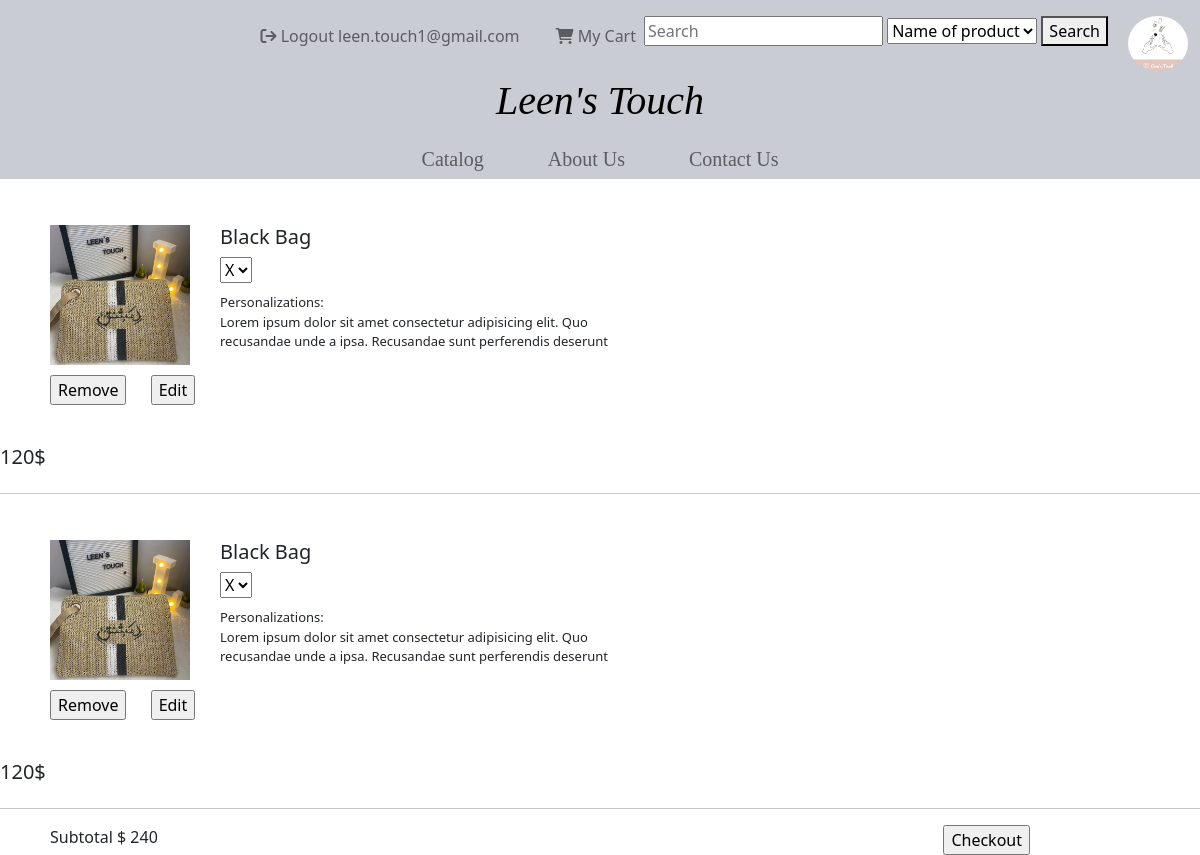
The page /Catalog/viewCart (signed in) on the database as committed earlier.
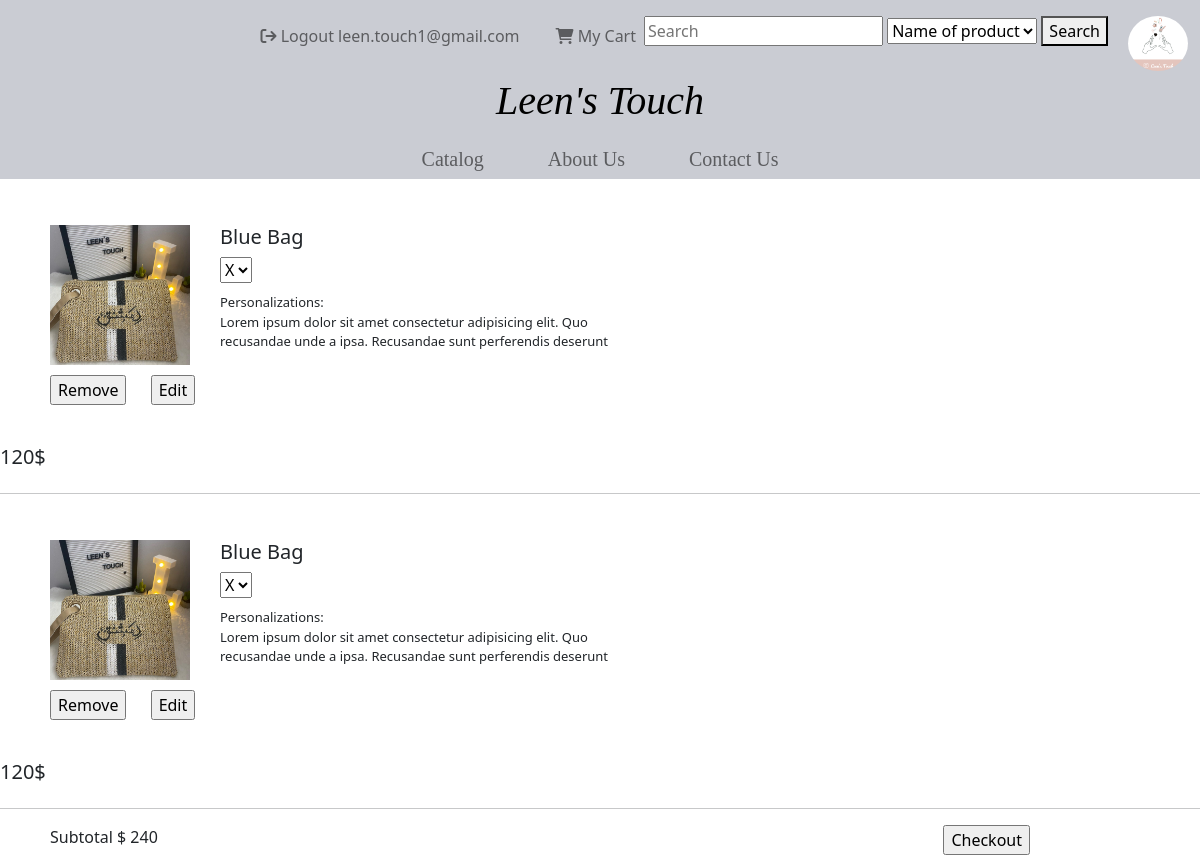
The same page on the database as committed later.
### tables this page shows
CREATE TABLE `products` (
  `upc` int(13) NOT NULL,
  `product_name` varchar(50) NOT NULL,
  `product_type` varchar(25) NOT NULL,
  `description` varchar(500) NOT NULL,
  `price` double NOT NULL,
  `image` varchar(100) NOT NULL,
  `colour` varchar(15) NOT NULL,
  `quantity` int(2) NOT NULL,
  `fulfill_time` int(2) NOT NULL
);

### app/controllers/Catalog.php (called while the page is built, shortened)
<?php
class Catalog extends Controller
{
    public function __construct()
    {
        $this->productModel = $this->model('productModel');
    }
    public function viewCart()
    {
        $products = array();
        $cart = $this->productModel->getCart();
        $data = [
            "cart" => $cart
        ];
        foreach ($data['cart'] as $item) {
            $products[] = $this->productModel->getProduct($item->upc);
        }
        $images = array();
        $names = array();
        foreach ($products as $p) {
            $images[] = $p->image;
            $names[] = $p->product_name;
        }
        $array = json_decode(json_encode($data), true);
        $newarray = array();
        $count = 0;
        foreach ($array['cart'] as $item) {
            $item['image'] = $images[$count];
            $item['name'] = $names[$count];
            $newarray[] = $item;
            $count++;
        }
        $this->view('Catalog/viewCart',$newarray);
    }
}
?>

### app/core/app.php (called while the page is built, shortened)
<?php
    class App{
        protected $currentMethod = 'index';
        public function __construct()
        {
            $url = $this->parseURL();
            if(file_exists('../app/controllers/'.$url[0].'.php')){
                unset($url[0]);
            }
            $this->currentController = new $this->currentController;
            if(isset($url[1])){
                if(method_exists($this->currentController, $url[1])){
                    $this->currentMethod = $url[1];
                    unset($url[1]);
                }
            }
            $this->params = $url ? array_values($url) : [];
            call_user_func_array([$this->currentController, $this->currentMethod], $this->params);
        }
        public function parseURL(){
            if(isset($_GET['url'])){
                $url = rtrim($_GET['url'], '/');
                $url = filter_var($url, FILTER_SANITIZE_URL);
                $url = explode('/',$url);
                return $url;
            }
        }
    }

### public/index.php (called while the page is built, shortened)
<?php
    $init = new App;
?>

### app/core/helper.php (called while the page is built, shortened)
<?php
    function isLoggedIn(){
      if(isset($_SESSION['user_id'])){
        return true;
      } else {
        return false;
      }
    }
?>

### app/core/Model.php (called while the page is built, shortened)
<?php
class Model
{
    private $host = DB_HOST;
    private $user = DB_USER;
    private $pass = DB_PASS;
    private $dbname = DB_NAME;
    private $dbh;
    private $stmt;
    public function __construct()
    {
        $dsn = 'mysql:host=' . $this->host . ';dbname=' . $this->dbname;
        $options = array(
            PDO::ATTR_PERSISTENT => true,
            PDO::ATTR_ERRMODE => PDO::ERRMODE_EXCEPTION
        );
        try {
            $this->dbh = new PDO($dsn, $this->user, $this->pass, $options);
        } catch (PDOException $e) {
            $this->error = $e->getMessage();
            echo $this->error;
        }
    }
    public function query($sql)
    {
        $this->stmt = $this->dbh->prepare($sql);
    }
    public function bind($param, $value, $type = null)
    {
        if (is_null($type)) {
            switch (true) {
                default:
                    $type = PDO::PARAM_STR;
            }
        }
        $this->stmt->bindValue($param, $value, $type);
    }
    public function execute()
    {
        return $this->stmt->execute();
    }
    public function getResultSet(){
        $this->execute();
        return $this->stmt->fetchAll(PDO::FETCH_OBJ);
    }
    public function getSingle(){
        $this->execute();
        return $this->stmt->fetch(PDO::FETCH_OBJ);
    }
}

### app/models/productModel.php (called while the page is built, shortened)
<?php
    class productModel{
        public function __construct(){
            $this->db = new Model;
        }
        public function getProduct($product_id){
            $this->db->query("SELECT * FROM products WHERE upc = :product_id");
            $this->db->bind(':product_id',$product_id);
            return $this->db->getSingle();
        }
        public function getCart(){
            $this->db->query("SELECT * FROM cart");
            return $this->db->getResultSet();
        }
    }
?>

### app/views/Catalog/viewCart.php (the view, shortened to what this page needs)
<?php require APPROOT . '/views/includes/header.php'; ?>
<?php foreach ($data as $item){ ?>
    <form action="cart" method="post">
        <div class="item">
            <div class="row">
                <div class="column-1">
                    <div class="image">
                        <img src="<?= URLROOT.$item['image'] ?>" alt="image" width="140" height="140">
                        <div class="buttons" style="margin-top: 10px; margin-bottom: 10px;">
                            <input type="submit" value="Remove" name="remove" style="margin-right: 20px;">
                            <input type="submit" value="Edit" name="edit">
                        </div>
                    </div>
                </div>
                <div class="column-2">
                    <h5><?= $item['name']?></h5>
                    <select name="quantity" id="quantity">
                        <option value="x">X</option>
                    </select>
                    <p style="margin-top: 10px; font-size: 13px; width: 50%;">
                        Personalizations: <br>
                        Lorem ipsum dolor sit amet consectetur adipisicing elit. Quo
                        recusandae unde a ipsa. Recusandae sunt perferendis deserunt
                    </p>
                </div>
                <div class="column-3">
                    <h5><?= $item['total_price'] ?>$</h5>
                </div>
            </div>
        </div>
    </form>
    <hr>
<?php } ?>
<div class="checkout">
    <span class="text">Subtotal</span>
    <span class="price">&dollar;
        <?php
            $price = 0;
            foreach ($data as $item) {
                $price += $item['total_price'];
            }
            echo $price;
        ?>
    </span>
    <input style="float: right; margin-right: 170px;" type="submit" value="Checkout" name="checkout">
</div>
<?php require APPROOT . '/views/includes/footer.php'; ?>

### app/core/Controller.php (shortened to what this page needs)
<?php
    class Controller{
        public function view($name, $data = []){
            if(file_exists('../app/views/'.$name.'.php')){
                require_once('../app/views/'.$name.'.php');
            }
            else{
                echo '../app/views/'.$name.'.php does not exists';
            }
        }
        public function model($modelName){
            return new $modelName;
        }
    }
?>

### app/views/includes/header.php (shortened to what this page needs)
<html lang="en">
<head>
  <link rel="stylesheet" href="<?php echo URLROOT; ?>/css/style.css">
  <link href="https://cdn.jsdelivr.net/npm/bootstrap@5.1.3/dist/css/bootstrap.min.css" rel="stylesheet">
  <link rel="stylesheet" href="https://cdnjs.cloudflare.com/ajax/libs/font-awesome/6.0.0/css/all.min.css" />
</head>
<body>
<div class="container-fluid ps-0 pe-0" >
<nav class="navbar navbar-expand-sm navbar-light bg-secondary pt-3 pb-0 " style="padding: 0px;background-color:#b2b4bfad!important; ">
  <div class="container-fluid " >
    <div class="collapse navbar-collapse" id="mynavbar">
      <ul class="nav navbar-nav navbar-right">
        <?php
          if (isLoggedIn()) {
            echo '<li style="margin-left:20px" class="nav-item"><a class="nav-link" href="/LeensTouch/Login/logout"><i class="fa-solid fa-sign-out"></i> Logout  '. $_SESSION['user_fname'].'</a></li>';
            echo '<li style="margin-left:20px" class="nav-item"><a class="nav-link" href="/LeensTouch/Catalog/viewCart"><i class="fa-solid fa-cart-shopping"></i> My Cart </a></li>';
            echo ' <form class="form-inline" action="/LeensTouch/Search/getResult/" method="POST">
            <div class="search-bar">
            <input type="text" name="search_text"  placeholder="Search">
            <select  name="search_type" <?php ?>>
              <option value="Name">Name of product</option>
              <option value="Colour" >By Colour</option>
              <option value="available">Show Available</option>
              <option value="sortLowest">Sort by price A-Z</option>
              <option value="sortHighest">Sort by price Z-A</option>
            </select>
            <button type="submit" name="search"> Search</button>
          </div>
        </form>';
          }
          echo '<div style="margin-left:20px" class="d-flex align-items-center"><a href="/LeensTouch/Home"><img class="rounded-circle" src="'.URLROOT.'/public/img/LT-Logo.png" width="60"></a></div>';
        ?>
      </ul>
    </div>
  </div>
</nav>
<nav class="navbar navbar-expand-sm navbar-light bg-secondary" style="padding: 0px;padding-bottom: 10px; background-color:#b2b4bfad!important; ">
  <ul style="margin: auto; height: 50px; text-align: center;" class="nav navbar-nav navbar-right">
  <a class="nav-link pt-0" href="/LeensTouch/Home"><p  style="font-size: 40px; font-family:'LucidaCalligraphy-Italic'; color: #000000;"><em><?php echo SITENAME; ?></em></p></a>
  </ul>
</nav>
<nav class=" navbar navbar-expand-sm navbar-light bg-secondary h5 p-0 pt-2 mb-0 " style="color: #000000!important; background-color:#b2b4bfad!important; ">
  <div class="collapse navbar-collapse" id="mynavbar">
    <ul style="margin: auto; text-align: center; font-family:'Constantia-Regular';" class="navbar-nav ">
      <li class="nav-item me-5">
        <a class="nav-link" href="/LeensTouch/Catalog">Catalog</a>
      </li>
      <li class="nav-item me-5">
        <a class="nav-link" href="/LeensTouch/About">About Us</a>
      </li>
      <li class="nav-item">
        <a class="nav-link" href="/LeensTouch/Contact">Contact Us</a>
      </li>
    </ul>
  </div>
</nav>

### app/views/includes/footer.php (shortened to what this page needs)
</div>
</body>
</html>

### app/views/Catalog/viewCart.php (style rules this page uses)
* { box-sizing: border-box; }
.row { width: 100%; overflow: hidden; }
.column-1 { margin-left: 50px; margin-top: 30px; float: left; width: 170px; }
.column-2 { margin-top: 30px; width: 70%; }
.column-3 { margin-top: 30px; width: 15%; }
.checkout { margin-left: 50px; }

Rows that differ between the two databases and show on the page:
changed products: product_name "Black Bag" → "Blue Bag"
